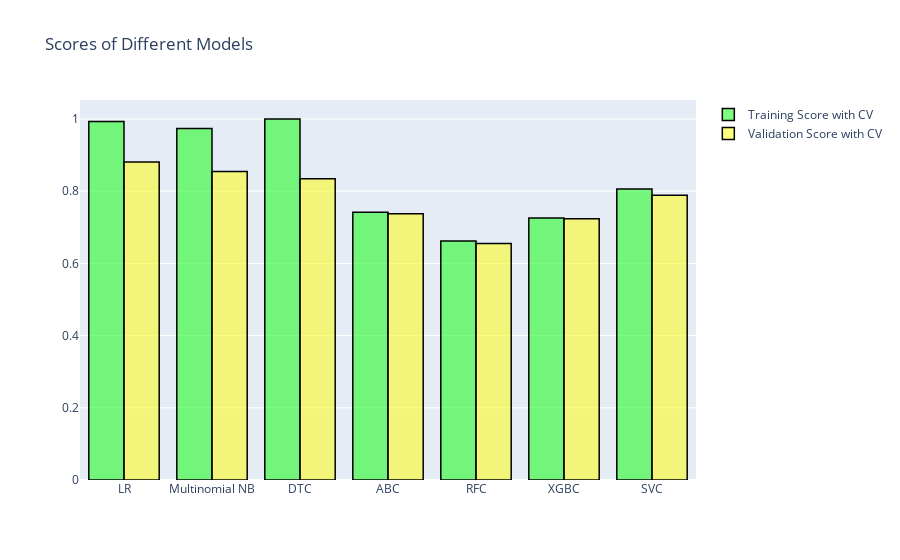

Write notebook code for a chart like this one.
### Code cell
trace1=go.Bar(x=list(score_train.keys()),
              y=list(score_train.values()),
             name='Training Score with CV',
             marker=dict(color='rgba(0,255,0,0.5)',
                        line=dict(color='rgb(0,0,0)',width=1.5)))
trace2=go.Bar(x=list(score_val.keys()),
              y=list(score_val.values()),
             name='Validation Score with CV',
             marker=dict(color='rgba(255,255,0,0.5)',
                        line=dict(color='rgb(0,0,0)',width=1.5)))

layout=go.Layout(barmode='group',
                title='Scores of Different Models')
plot_data=[trace1,trace2]
fig=dict(data=plot_data,layout=layout)
iplot(fig)

### Figure 1 — Plotly figure (JSON) as saved in the notebook; plotly's stock layout.template omitted (floating-point values rounded to 4 significant figures)
{"data": [{"marker": {"color": "rgba(0,255,0,0.5)", "line": {"color": "rgb(0,0,0)", "width": 1.5}}, "name": "Training Score with CV", "type": "bar", "x": ["LR", "Multinomial NB", "DTC", "ABC", "RFC", "XGBC", "SVC"], "y": [0.9927, 0.9735, 0.9999, 0.7416, 0.6619, 0.7256, 0.8058]}, {"marker": {"color": "rgba(255,255,0,0.5)", "line": {"color": "rgb(0,0,0)", "width": 1.5}}, "name": "Validation Score with CV", "type": "bar", "x": ["LR", "Multinomial NB", "DTC", "ABC", "RFC", "XGBC", "SVC"], "y": [0.8806, 0.8548, 0.8341, 0.7373, 0.6554, 0.7235, 0.7888]}], "layout": {"barmode": "group", "title": {"text": "Scores of Different Models"}}}
